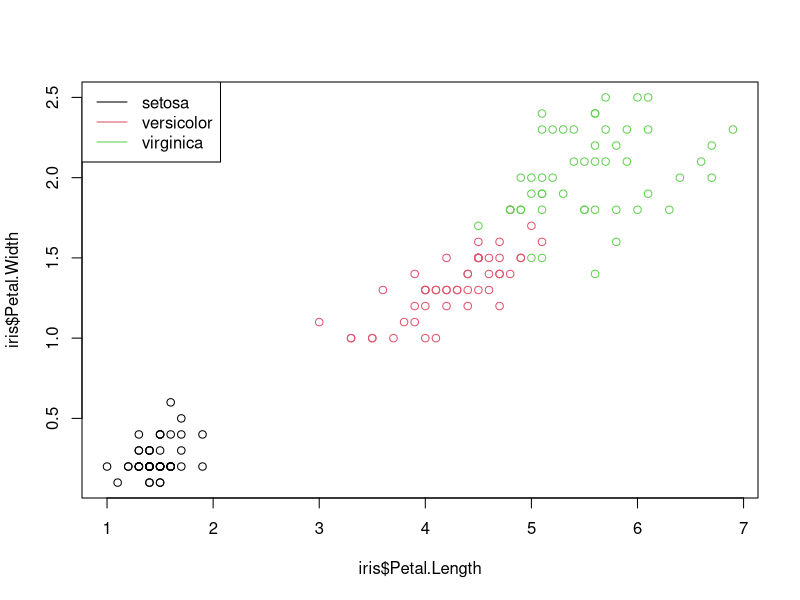
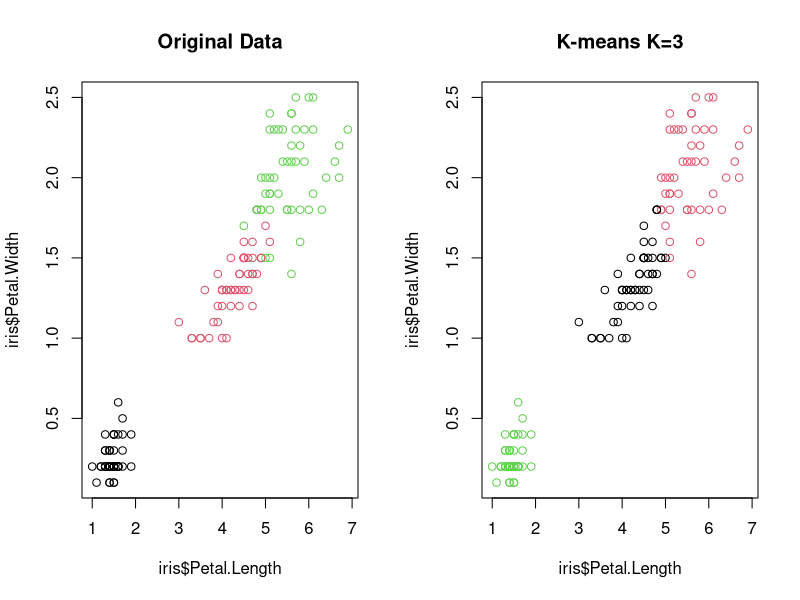

Source code (R) for these figures, in order:
#In this exercise, we will see how K-means clustering works with real data 
#Iris dataset contains data about sepal length and width, petal length and width, 
#and species of flowers.
rm(list=ls())
library(datasets)
head(iris)


#When you explore the data, you may notice that petal length and petal width are similar 
#among the same species but varied considerably between different species 
#x<-iris$Species
plot(iris$Petal.Length,iris$Petal.Width, col=iris$Species)
legend("topleft", legend=c("setosa","versicolor","virginica"), col=c(1,2,3),lty=1)


#This is a very simple example. We can clearly see that there are three clusters.
#Let's try to actually cluster it with K-means. 
set.seed(20)
irisCluster <- kmeans(iris[,3:4], 3, nstart =20)
irisCluster


#Compare the clusters with actual the species 
table(irisCluster$cluster, iris$Species)


#As we can see, setosa species data got grouped into cluster 1 perfectly
#k-means worngly classified 4 versicolor data points and 2 virginica data points 
#Compare two plots side by side
par(mfrow=c(1,2))
irisCluster$cluster <- as.factor(irisCluster$cluster)
plot(iris$Petal.Length,iris$Petal.Width, col=iris$Species,main="Original Data")
plot(iris$Petal.Length,iris$Petal.Width, col=irisCluster$cluster,main="K-means K=3")
par(mfrow=c(1,1))
